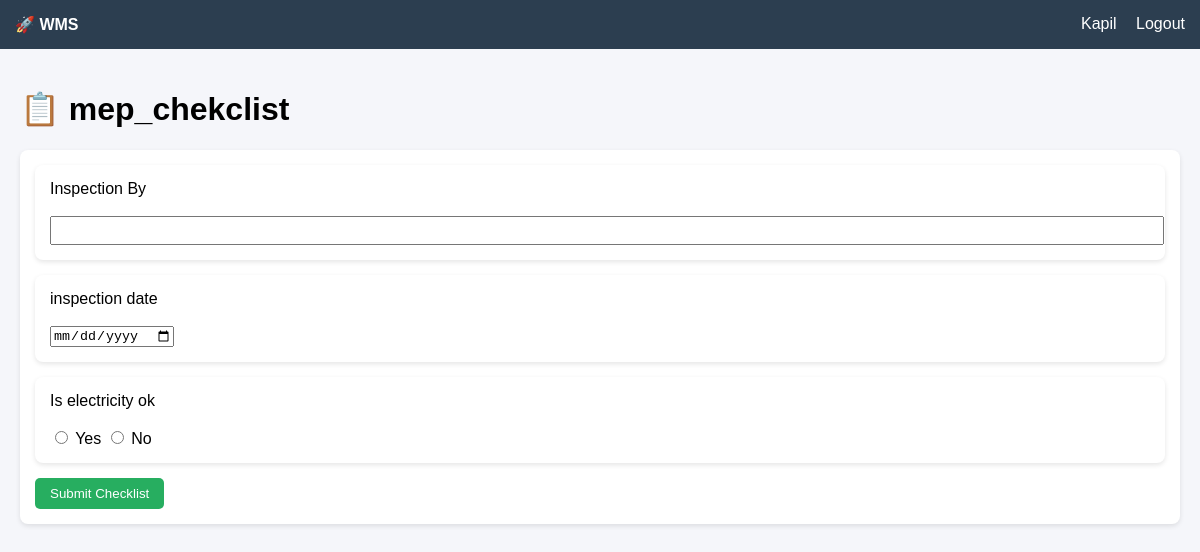
The page /checklist/1/ (signed in) on the database its author committed.
### backend/models.py (models this page shows, shortened)
class Checklist(models.Model):
    CHECKLIST_TYPE = (
        ('Daily', 'Daily'),
        ('Weekly', 'Weekly'),
        ('Monthly', 'Monthly'),
        ('Activity', 'Activity'),
    )
    code = models.CharField(max_length=50, unique=True)
    name = models.CharField(max_length=200)
    checklist_type = models.CharField(
        max_length=50,
        choices=CHECKLIST_TYPE,
        default='Daily'
    )
    project = models.ForeignKey(
        Project,
        on_delete=models.SET_NULL,
        null=True,
        blank=True
    )
    department = models.ForeignKey(
        Department,
        on_delete=models.SET_NULL,
        null=True,
        blank=True
    )
    is_active = models.BooleanField(default=True)
    created_at = models.DateTimeField(auto_now_add=True, null=True, blank=True)

class Question(models.Model):
    QUESTION_TYPE = (
        ('Yes/No', 'Yes/No'),
        ('Text', 'Text'),
        ('Date', 'Date'),
        ('File', 'File'),
    )
    code = models.CharField(max_length=50, unique=True)
    checklist = models.ForeignKey(
        Checklist,
        on_delete=models.CASCADE,
        related_name='questions'
    )
    question_text = models.TextField()
    question_type = models.CharField(
        max_length=50,
        choices=QUESTION_TYPE
    )
    is_mandatory = models.BooleanField(default=False)
    created_at = models.DateTimeField(auto_now_add=True, null=True, blank=True)

### backend/views/checklist.py (the view, shortened to what this page needs)
# urls.py: path('checklist/<int:checklist_id>/', views.checklist_detail, name='checklist_detail'),
def checklist_detail(request, checklist_id):
    if not request.user.is_authenticated:
        return redirect('login')
    checklist = get_object_or_404(Checklist, id=checklist_id)
    questions = Question.objects.filter(checklist=checklist)
    return render(request, 'checklist_detail.html', {
        'checklist': checklist,
        'questions': questions,
    })

### frontend/templates/checklist_detail.html (shortened to what this page needs)
{% extends 'base.html' %} {% block content %}
<h1>📋 {{ checklist.name }}</h1>
<div class="card">
  <form method="POST">
    {% for question in questions %}
    <div class="card" style="margin-bottom: 15px">
      <label>{{ question.question_text }}</label><br /><br />
      {% if question.question_type == "Yes/No" %}
      <input type="radio" name="q{{ question.id }}" value="Yes" /> Yes
      <input type="radio" name="q{{ question.id }}" value="No" /> No
      {% elif question.question_type == "Text" %}
      <input
        type="text"
        name="q{{ question.id }}"
        style="width: 100%; padding: 5px"
      />
      {% elif question.question_type == "Date" %}
      <input type="date" name="q{{ question.id }}" />
      {% elif question.question_type == "File" %}
      <input type="file" name="q{{ question.id }}" />
      {% endif %}
    </div>
    {% endfor %}
    <button class="btn" type="submit">Submit Checklist</button>
  </form>
</div>
{% endblock %}

### frontend/templates/base.html (shortened to what this page needs)
<!doctype html>
<html>
  <head>
  </head>
  <body>
    <div class="navbar">
      <div>
        <strong>🚀 WMS</strong>
      </div>
      <div>
        {% if request.user.is_authenticated %} {{ request.user.username }}
        <a href="{% url 'logout' %}">Logout</a>
        {% else %}
        <a href="{% url 'login' %}">Login</a>
        {% endif %}
      </div>
    </div>
    <div class="container">
      {% block content %}{% endblock %}
    </div>
  </body>
</html>

### frontend/templates/base.html (style rules this page uses)
body { margin: 0; font-family: Arial, sans-serif; background-color: #f5f6fa; }
.navbar { background-color: #2c3e50; color: white; padding: 15px; display: flex; justify-content: space-between; }
.navbar a { color: white; text-decoration: none; margin-left: 15px; }
.container { padding: 20px; }
.card { background: white; padding: 15px; margin-bottom: 15px; border-radius: 8px; box-shadow: 0px 2px 5px rgba(0, 0, 0, 0.1); }
.btn { padding: 8px 15px; background-color: #27ae60; color: white; border: none; cursor: pointer; border-radius: 5px; }

### rows shown on the page
Checklist: name "mep_chekclist"
Question: question_text "Inspection By"
Question: question_text "inspection date"
Question: question_text "Is electricity ok"

### other values the page prints
{{ request.user.username }} "Kapil"
